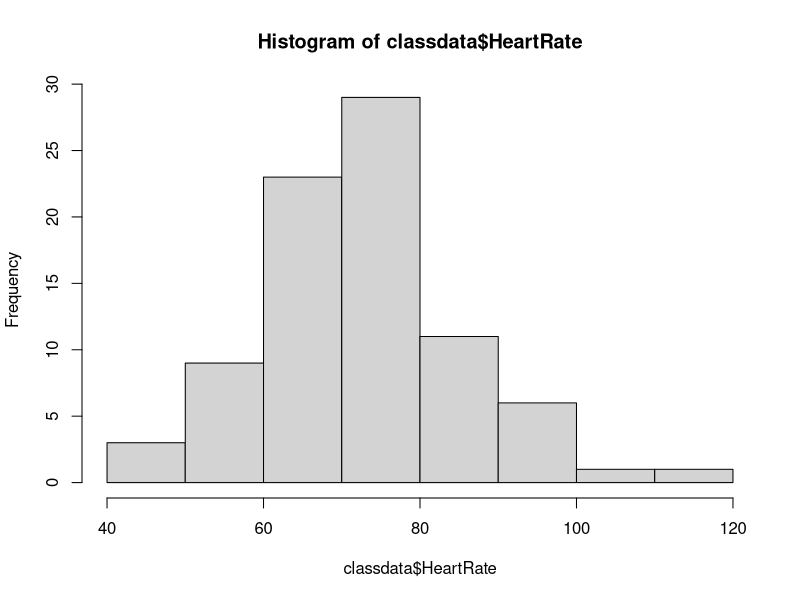
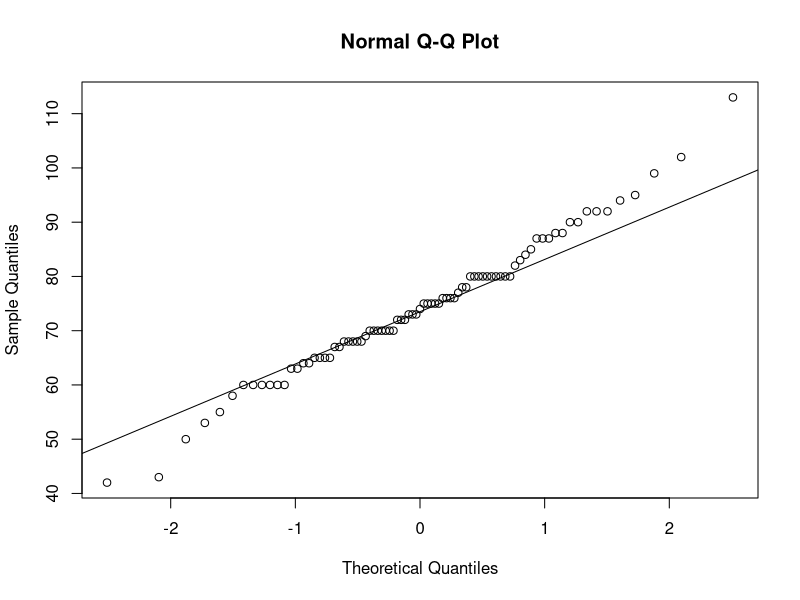

The R script that drew these images, in order:
#Andrew Kiggins-90802281
classdata <- read.csv("ClassData.csv",header =TRUE)
hist(classdata$HeartRate)
qqnorm(classdata$HeartRate)
qqline(classdata$HeartRate)

